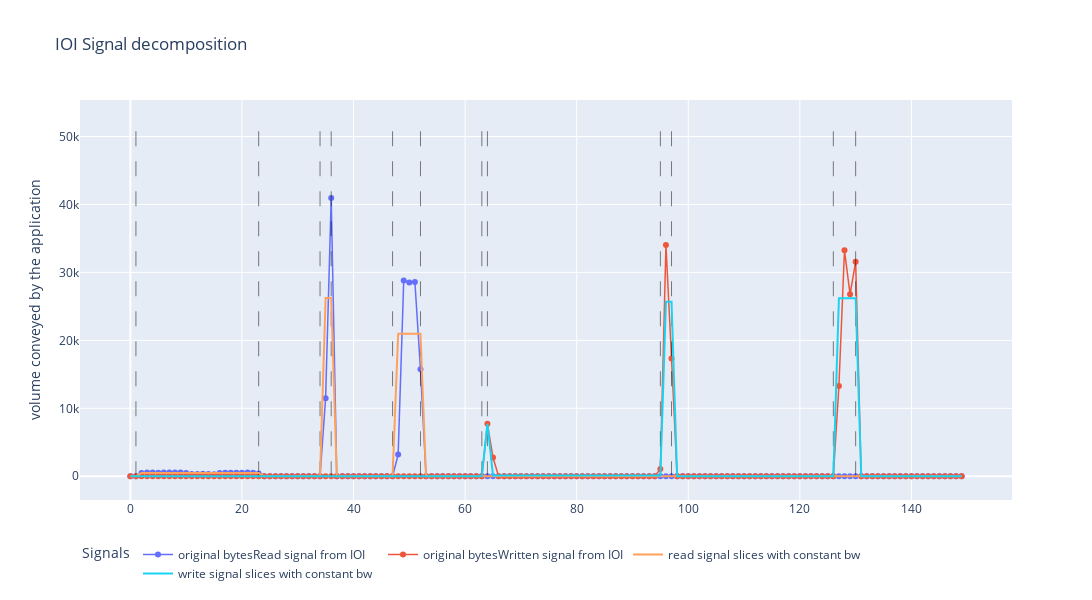

Write notebook code for a chart like this one.
### Code cell
# Connect directly to kiwi0
#%%capture
logger.remove()
ioi_config = Configuration(path=KIWI_CONFIG)
job_id = 6860 #5168
cd = ComplexDecomposer(job_id=job_id, v0_threshold=1e-8, config=ioi_config)
# Launch decomposition on the signal
representation = cd.get_job_representation(merge_clusters=True)
pprint(representation)
# This is the app encoding representation for Execution Simulator
pprint(f"compute={representation['events']}, reads={representation['read_volumes']}" 
      f"read_bw={representation['read_bw']}, writes={representation['write_volumes']}"
      f"write_bw={representation['write_bw']}, read_pattern={representation['read_pattern']}")
# Normalize signals to seconds and MB
timestamps = (cd.timestamps - cd.timestamps[0])/5
original_read = cd.read_signal/1e6
original_write = cd.write_signal/1e6

fig = plot_detected_phases(jobid=job_id, merge=True, show_phases=True, 
                           ts=(timestamps, original_read, original_write),
                           width=1200, height=600)
fig.show()

### Figure 1 — Plotly figure (JSON) as saved in the notebook; plotly's stock layout.template omitted (floating-point values rounded to 4 significant figures; data arrays with more than 128 entries replaced by an {"elided": "..."} marker saying what was removed)
{"data": [{"line": {"width": 1.5}, "mode": "lines+markers", "name": "original bytesRead signal from IOI", "text": {"elided": "150 str values"}, "type": "scatter", "x": {"elided": "150 int values"}, "y": {"elided": "150 float values"}}, {"line": {"width": 1.5}, "mode": "lines+markers", "name": "original bytesWritten signal from IOI", "text": {"elided": "150 str values"}, "type": "scatter", "x": {"elided": "150 int values"}, "y": {"elided": "150 float values"}}, {"line": {"color": "black", "dash": "longdash", "width": 0.5}, "mode": "lines", "showlegend": false, "type": "scatter", "x": [1, 1], "y": [0, 52430.0]}, {"line": {"color": "black", "dash": "longdash", "width": 0.5}, "mode": "lines", "showlegend": false, "type": "scatter", "x": [23, 23], "y": [0, 52430.0]}, {"line": {"color": "black", "dash": "longdash", "width": 0.5}, "mode": "lines", "showlegend": false, "type": "scatter", "x": [34, 34], "y": [0, 52430.0]}, {"line": {"color": "black", "dash": "longdash", "width": 0.5}, "mode": "lines", "showlegend": false, "type": "scatter", "x": [36, 36], "y": [0, 52430.0]}, {"line": {"color": "black", "dash": "longdash", "width": 0.5}, "mode": "lines", "showlegend": false, "type": "scatter", "x": [47, 47], "y": [0, 52430.0]}, {"line": {"color": "black", "dash": "longdash", "width": 0.5}, "mode": "lines", "showlegend": false, "type": "scatter", "x": [52, 52], "y": [0, 52430.0]}, {"line": {"color": "black", "dash": "longdash", "width": 0.5}, "mode": "lines", "showlegend": false, "type": "scatter", "x": [63, 63], "y": [0, 52430.0]}, {"line": {"color": "black", "dash": "longdash", "width": 0.5}, "mode": "lines", "showlegend": false, "type": "scatter", "x": [64, 64], "y": [0, 52430.0]}, {"line": {"color": "black", "dash": "longdash", "width": 0.5}, "mode": "lines", "showlegend": false, "type": "scatter", "x": [95, 95], "y": [0, 52430.0]}, {"line": {"color": "black", "dash": "longdash", "width": 0.5}, "mode": "lines", "showlegend": false, "type": "scatter", "x": [97, 97], "y": [0, 52430.0]}, {"line": {"color": "black", "dash": "longdash", "width": 0.5}, "mode": "lines", "showlegend": false, "type": "scatter", "x": [126, 126], "y": [0, 52430.0]}, {"line": {"color": "black", "dash": "longdash", "width": 0.5}, "mode": "lines", "showlegend": false, "type": "scatter", "x": [130, 130], "y": [0, 52430.0]}, {"line": {"width": 2}, "mode": "lines", "name": "read signal slices with constant bw", "type": "scatter", "x": {"elided": "150 int values"}, "y": {"elided": "150 float values"}}, {"line": {"width": 2}, "mode": "lines", "name": "write signal slices with constant bw", "type": "scatter", "x": {"elided": "150 int values"}, "y": {"elided": "150 float values"}}], "layout": {"height": 600, "legend": {"orientation": "h", "title": {"text": "Signals"}, "yanchor": "top"}, "title": {"text": "IOI Signal decomposition"}, "width": 1200, "yaxis": {"title": {"text": "volume conveyed by the application"}}}}
